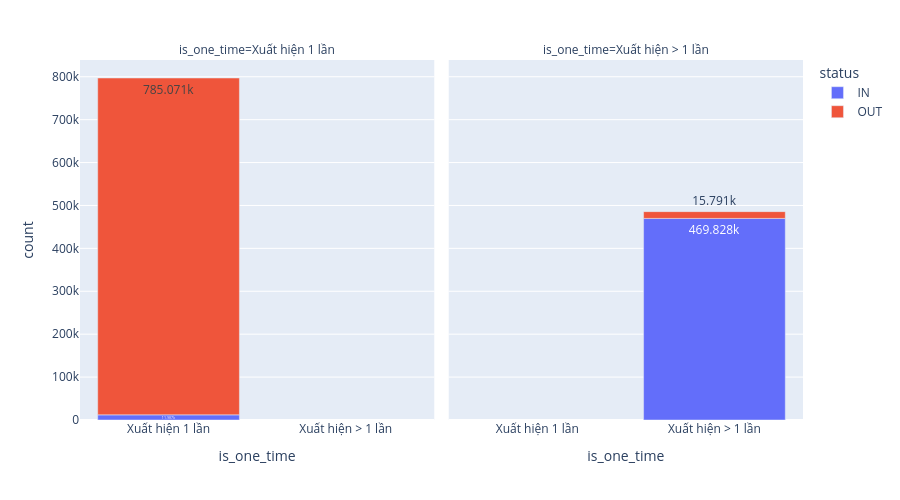

The code cell stored with this chart in its notebook:
### Code cell
from enum import auto
import plotly.express as px 
dt = agg_counts.reset_index().copy() 
dt = dt.melt(id_vars = ['is_one_time'], var_name = 'status', value_name = 'count') 
fig = px.bar(dt, x = 'is_one_time', y = 'count', color = 'status',
             category_orders={'is_one_time' : ['Xuất hiện 1 lần', "Xuất hiện > 1 lần"]}, 
             hover_data = 'count', facet_col= 'is_one_time', 
             height = 500, 
             text_auto = True, 
             text = 'count') 
fig.show()

### Figure 1 — Plotly figure (JSON) as saved in the notebook; plotly's stock layout.template omitted (floating-point values rounded to 4 significant figures)
{"data": [{"hovertemplate": "status=IN<br>is_one_time=%{x}<br>count=%{text}<extra></extra>", "legendgroup": "IN", "marker": {"color": "#636efa", "pattern": {"shape": ""}}, "name": "IN", "orientation": "v", "showlegend": true, "text": [11990.0], "textposition": "auto", "texttemplate": "%{y}", "type": "bar", "x": ["Xuất hiện 1 lần"], "xaxis": "x", "y": [11987], "yaxis": "y"}, {"hovertemplate": "status=OUT<br>is_one_time=%{x}<br>count=%{text}<extra></extra>", "legendgroup": "OUT", "marker": {"color": "#EF553B", "pattern": {"shape": ""}}, "name": "OUT", "orientation": "v", "showlegend": true, "text": [785100.0], "textposition": "auto", "texttemplate": "%{y}", "type": "bar", "x": ["Xuất hiện 1 lần"], "xaxis": "x", "y": [785071], "yaxis": "y"}, {"hovertemplate": "status=IN<br>is_one_time=%{x}<br>count=%{text}<extra></extra>", "legendgroup": "IN", "marker": {"color": "#636efa", "pattern": {"shape": ""}}, "name": "IN", "orientation": "v", "showlegend": false, "text": [469800.0], "textposition": "auto", "texttemplate": "%{y}", "type": "bar", "x": ["Xuất hiện > 1 lần"], "xaxis": "x2", "y": [469828], "yaxis": "y2"}, {"hovertemplate": "status=OUT<br>is_one_time=%{x}<br>count=%{text}<extra></extra>", "legendgroup": "OUT", "marker": {"color": "#EF553B", "pattern": {"shape": ""}}, "name": "OUT", "orientation": "v", "showlegend": false, "text": [15790.0], "textposition": "auto", "texttemplate": "%{y}", "type": "bar", "x": ["Xuất hiện > 1 lần"], "xaxis": "x2", "y": [15791], "yaxis": "y2"}], "layout": {"annotations": [{"font": {}, "showarrow": false, "text": "is_one_time=Xuất hiện 1 lần", "x": 0.245, "xanchor": "center", "xref": "paper", "y": 1, "yanchor": "bottom", "yref": "paper"}, {"font": {}, "showarrow": false, "text": "is_one_time=Xuất hiện > 1 lần", "x": 0.755, "xanchor": "center", "xref": "paper", "y": 1, "yanchor": "bottom", "yref": "paper"}], "barmode": "relative", "height": 500, "legend": {"title": {"text": "status"}, "tracegroupgap": 0}, "margin": {"t": 60}, "xaxis": {"anchor": "y", "categoryarray": ["Xuất hiện 1 lần", "Xuất hiện > 1 lần"], "categoryorder": "array", "domain": [0, 0.49], "title": {"text": "is_one_time"}}, "xaxis2": {"anchor": "y2", "categoryarray": ["Xuất hiện 1 lần", "Xuất hiện > 1 lần"], "categoryorder": "array", "domain": [0.51, 1], "matches": "x", "title": {"text": "is_one_time"}}, "yaxis": {"anchor": "x", "domain": [0, 1], "title": {"text": "count"}}, "yaxis2": {"anchor": "x2", "domain": [0, 1], "matches": "y", "showticklabels": false}}}
